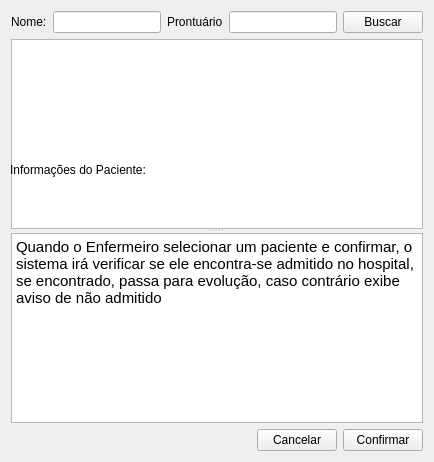
         <widget class="QWidget" name="tab_Busca_2">
          <attribute name="title">
           <string>Busca</string>
          </attribute>
          <layout class="QGridLayout" name="gridLayout_14">
           <item row="0" column="0">
            <layout class="QHBoxLayout" name="horizontalLayout_108">
             <item>
              <widget class="QLabel" name="label_nomeBuscaP_4">
               <property name="text">
                <string>Nome:</string>
               </property>
               <property name="buddy">
                <cstring>lineEdit_nomeP_2</cstring>
               </property>
              </widget>
             </item>
             <item>
              <widget class="QLineEdit" name="lineEdit_nomeP_5">
               <property name="enabled">
                <bool>true</bool>
               </property>
              </widget>
             </item>
             <item>
              <widget class="QLabel" name="label_prontP_7">
               <property name="text">
                <string>Prontuário</string>
               </property>
               <property name="buddy">
                <cstring>lineEdit_prontP_2</cstring>
               </property>
              </widget>
             </item>
             <item>
              <widget class="QLineEdit" name="lineEdit_prontP_8">
               <property name="enabled">
                <bool>true</bool>
               </property>
               <property name="sizePolicy">
                <sizepolicy hsizetype="Minimum" vsizetype="Fixed">
                 <horstretch>0</horstretch>
                 <verstretch>0</verstretch>
                </sizepolicy>
               </property>
              </widget>
             </item>
             <item>
              <widget class="QPushButton" name="pushButton_buscarP_5">
               <property name="text">
                <string>Buscar</string>
               </property>
              </widget>
             </item>
            </layout>
           </item>
           <item row="1" column="0">
            <widget class="QSplitter" name="splitter">
             <property name="orientation">
              <enum>Qt::Vertical</enum>
             </property>
             <widget class="QListView" name="listView_listaPacientes_7"/>
             <widget class="QTextEdit" name="textEdit_descricaoP_2">
              <property name="html">
               <string>&lt;!DOCTYPE HTML PUBLIC &quot;-//W3C//DTD HTML 4.0//EN&quot; &quot;http://www.w3.org/TR/REC-html40/strict.dtd&quot;&gt;
&lt;html&gt;&lt;head&gt;&lt;meta name=&quot;qrichtext&quot; content=&quot;1&quot; /&gt;&lt;style type=&quot;text/css&quot;&gt;
p, li { white-space: pre-wrap; }
&lt;/style&gt;&lt;/head&gt;&lt;body style=&quot; font-family:'Droid Sans'; font-size:12pt; font-weight:400; font-style:normal;&quot;&gt;
&lt;p style=&quot; margin-top:0px; margin-bottom:0px; margin-left:0px; margin-right:0px; -qt-block-indent:0; text-indent:0px;&quot;&gt;&lt;span style=&quot; font-size:11pt;&quot;&gt;Quando o Enfermeiro selecionar um paciente e confirmar, o sistema irá verificar se ele encontra-se admitido no hospital, se encontrado, passa para evolução, caso contrário exibe aviso de não admitido&lt;/span&gt;&lt;/p&gt;
&lt;p style=&quot;-qt-paragraph-type:empty; margin-top:0px; margin-bottom:0px; margin-left:0px; margin-right:0px; -qt-block-indent:0; text-indent:0px; font-size:11pt;&quot;&gt;&lt;/p&gt;&lt;/body&gt;&lt;/html&gt;</string>
              </property>
             </widget>
            </widget>
           </item>
           <item row="2" column="0">
            <layout class="QHBoxLayout" name="horizontalLayout_109">
             <item>
              <spacer name="horizontalSpacer_4">
               <property name="orientation">
                <enum>Qt::Horizontal</enum>
               </property>
               <property name="sizeHint" stdset="0">
                <size>
                 <width>40</width>
                 <height>20</height>
                </size>
               </property>
              </spacer>
             </item>
             <item>
              <widget class="QPushButton" name="pushButton_cancelar_3">
               <property name="text">
                <string>Cancelar</string>
               </property>
              </widget>
             </item>
             <item>
              <widget class="QPushButton" name="pushButton_confirmarAcomp_2">
               <property name="text">
                <string>Confirmar</string>
               </property>
              </widget>
             </item>
            </layout>
           </item>
          </layout>
          <widget class="QLabel" name="label_67">
           <property name="geometry">
            <rect>
             <x>10</x>
             <y>160</y>
             <width>181</width>
             <height>19</height>
            </rect>
           </property>
           <property name="text">
            <string>Informações do Paciente:</string>
           </property>
          </widget>
         </widget>
